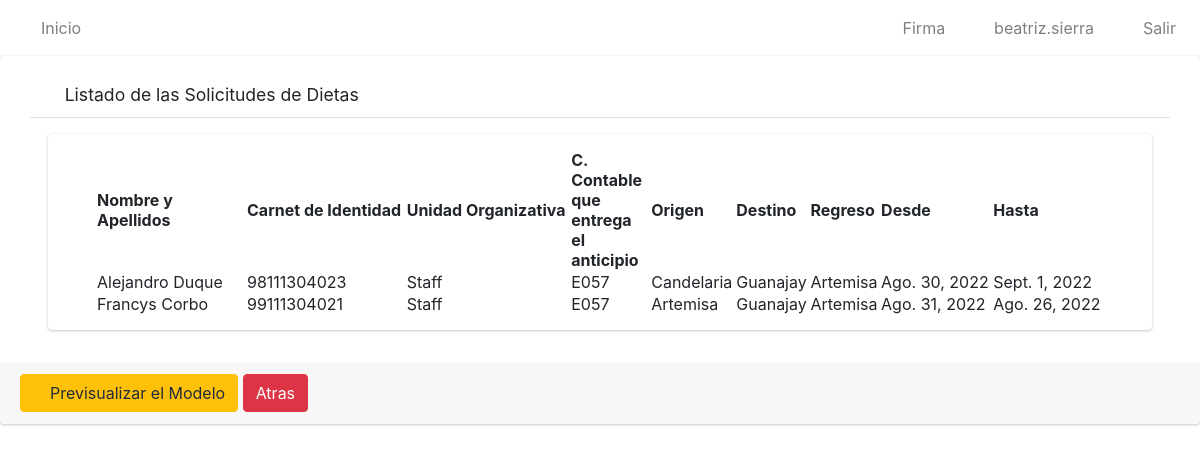
Screenshot of /modelo/solicitudes/listar/10/ (signed in) with the database file from the repository.
### app/models.py (models this page shows, shortened)
class Solicitud(models.Model):
    numero=models.IntegerField()
    solicitante=models.ForeignKey(Solicitante, on_delete=models.CASCADE)
    trabajador=models.ForeignKey(Trabajador, on_delete=models.CASCADE)
    unidad_organizativa=models.ForeignKey(Unidad_Organizativa, on_delete=models.CASCADE)
    c_contable=models.CharField(max_length=4)
    provincia=models.ForeignKey(Provincia, on_delete=models.CASCADE)
    origen=models.ForeignKey(Municipio, on_delete=models.CASCADE, related_name='municipio_origen')
    destino=models.ForeignKey(Municipio, on_delete=models.CASCADE, related_name='municipio_destino')
    regreso=models.ForeignKey(Municipio, on_delete=models.CASCADE, related_name='municipio_regreso')
    fecha_inicio=models.DateField()
    fecha_final=models.DateField()
    parleg=models.ForeignKey(PARLEG, on_delete=models.CASCADE)
    cargo_presupuesto=models.ForeignKey(Cargo_al_Presupuesto, on_delete=models.CASCADE)
    autoriza=models.ForeignKey(Autoriza, on_delete=models.CASCADE)
    estado=models.CharField(max_length=20)
    observaciones=models.CharField(max_length=500)
    class Meta:
        verbose_name="Solicitud"
        verbose_name_plural="Solicitudes"

class Trabajador(models.Model):
    usuario=models.OneToOneField(User, on_delete=models.CASCADE)
    ci=models.CharField(max_length=11, unique=True)
    def __str__(self):
            return self.usuario.first_name+' '+self.usuario.last_name
    class Meta:
        verbose_name = "Trabajador"
        verbose_name_plural = "Trabajadores"

class Unidad_Organizativa(models.Model):
    nombre=models.CharField(max_length=100)
    def __str__(self):
        return self.nombre
    class Meta:
        verbose_name="Unidad Organizativa"
        verbose_name_plural="Unidades Organizativas"

class Municipio(models.Model):
    nombre=models.CharField(max_length=30)
    provincia=models.ForeignKey(Provincia, on_delete=models.CASCADE)
    def __str__(self):
        return self.nombre
    class Meta:
        verbose_name="Municipio"
        verbose_name_plural="Municipios"

### app/views.py (the view)
# urls.py: path('modelo/solicitudes/listar/<id>/', listar_solicitudes_de_modelo, name='solicitudModel'),
@permission_required('app.view_solicitud')
def listar_solicitudes_de_modelo(request, id):
    lista=[]
    modelo=Modelo.objects.get(id=id)
    lista_solicitudes=modelo.solicitudes.all()
    for i in lista_solicitudes:
        lista.append(i)
    data={
        'soli': lista,
    }
    return render(request, 'modelos/solicitudes/listar.html', data)

### app/templates/modelos/solicitudes/listar.html
{% extends 'base.html' %}
{% load static %}
{% block content %}
    <div class=" card card-default">
        <div class="card-header px-3 mb-3 mt-3 container">
            <h3 class="card-title">
            <i class="fas fa-search"></i>
                Listado de las Solicitudes de Dietas
            </h3>
            </div>
        <div class="card card-body content-header mx-5 px-5">
            <table id="myTable" class="display" style="width: 100%;">
                <thead>
                    <tr>
                        <th>Nombre y Apellidos</th>
                        <th>Carnet de Identidad</th>
                        <th>Unidad Organizativa</th>
                        <th>C. Contable que entrega el anticipio</th>
                        <th>Origen</th>
                        <th>Destino</th>
                        <th>Regreso</th>
                        <th>Desde</th>
                        <th>Hasta</th>
                    </tr>
                </thead>
                <tbody>
                    {% for i in soli %}
                    <tr>
                        <td style="width: 150px;">{{i.trabajador}}</td>
                        <td>{{i.trabajador.ci}}</td>
                        <td>{{i.unidad_organizativa}}</td>
                        <td style="width: 80px;">{{i.c_contable}}</td>
                        <td>{{i.origen}}</td>
                        <td>{{i.destino}}</td>
                        <td>{{i.regreso}}</td>
                        <td>{{i.fecha_inicio}}</td>
                        <td>{{i.fecha_final}}</td>
                    </tr>
                    {% endfor %}
                </tbody>
            </table>
        </div>
        <div class=" card-footer mt-3">
            <a href="#" type="button" class="btn btn-primary btn-warning">
                <i class="fas fa-file"></i>
                Previsualizar el Modelo
            </a>
            <a href="{% url 'listarMod' %}" type="button" class="btn btn-primary btn-danger">
                Atras
            </a>
        </div>
    </div>
{% endblock %}

### app/templates/base.html (shortened to what this page needs)
{% load static %}
<html>
    <head>
  <link rel="stylesheet" href="{% static 'plugins/fontawesome-free/css/all.min.css'%}">
        <link href="https://cdn.jsdelivr.net/npm/bootstrap@5.2.0/dist/css/bootstrap.min.css" rel="stylesheet">
        <link rel="stylesheet" type="text/css" href="{% static 'datatable/data_tables/datatables.min.css' %}" />
  <link rel="stylesheet" href="https://cdnjs.cloudflare.com/ajax/libs/jquery-confirm/3.3.2/jquery-confirm.min.css">
  <link rel="stylesheet" href="https://cdn.jsdelivr.net/npm/bootstrap-icons@1.7.2/font/bootstrap-icons.css">
  <link href="https://cdn.jsdelivr.net/npm/bootstrap@5.2.0-beta1/dist/css/bootstrap.min.css" rel="stylesheet"
>
<link href="https://cdn.jsdelivr.net/npm/bootstrap@5.2.0/dist/css/bootstrap.min.css" rel="stylesheet">
        <link rel="stylesheet" href="{% static 'dist/css/adminlte.min.css'%}">
    </head>
<nav class="navbar navbar-expand-md navbar-white navbar-light">
 <ul class="navbar-nav">
          <li class="nav-item">
            <a href="{% url 'solicitudes' %}" class="nav-link">
            <i class="fas fa-home"></i>
            Inicio</a>
          </li>
        </ul>
    <ul class="navbar-nav ml-auto">
      <li class="nav-item">
           <a class="nav-link" onclick="modal_firma()" role="button">
            <i class="fas fa-edit"></i> Firma
           </a>
      </li>
      <li class="nav-item">
        <a class="nav-link" href="javascript:;"role="button">
          <i class="fas fa-user"></i>  {{ user.username }}
        </a>
      </li>
      <li class="nav-item">
        <a class="nav-link" href="{% url 'logout' %}"role="button">
          <i class="fas fa-power-off"></i> Salir
        </a>
      </li>
    </ul>
  </nav>
        {%block content%}
        {% endblock %}
    </body>
</html>

### rows the page displays
Solicitud: trabajador "Alejandro Duque", trabajador.ci "98111304023", unidad_organizativa "Staff", c_contable "E057", origen "Candelaria", destino "Guanajay", regreso "Artemisa", fecha_inicio "Ago. 30, 2022", fecha_final "Sept. 1, 2022"
Solicitud: trabajador "Francys Corbo", trabajador.ci "99111304021", unidad_organizativa "Staff", c_contable "E057", origen "Artemisa", destino "Guanajay", regreso "Artemisa", fecha_inicio "Ago. 31, 2022", fecha_final "Ago. 26, 2022"

### other values shown
{{ user.username }} "beatriz.sierra"
